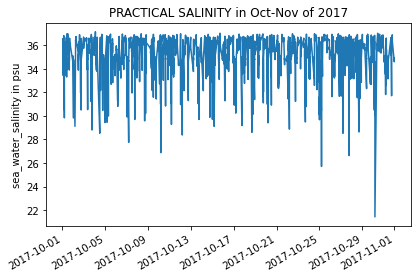

Generate this figure with Python:
# -*- coding: utf-8 -*-
"""
Created on Thu May 13 11:40:22 2021

@author: Dell
"""

from datetime import datetime,timedelta
from netCDF4 import Dataset
import matplotlib.pyplot as plt
import numpy as np
from matplotlib import dates as mpl_dates
data=Dataset(r'D:/myi/my_selection.nc')
lats=data.variables['LATITUDE'][:]
lons=data.variables['LONGITUDE'][:]
temp=data.variables['TEMP'][:]
salinity=data.variables['PSAL'][:]
pressure=data.variables['PRES'][:]
sec=data.variables['TIME'][:]
dates=[]
ref_date=datetime(2017,10,1,0,56,59)
m=np.arange(25460)
for i in m:
    date=ref_date+timedelta(seconds=float(sec[i]))
    dates.append(date)
   
x,y=dates,salinity
plt.title('PRACTICAL SALINITY in Oct-Nov of 2017')
plt.ylabel('sea_water_salinity in psu')
plt.tight_layout()

plt.plot(x,y)
plt.gcf().autofmt_xdate()
